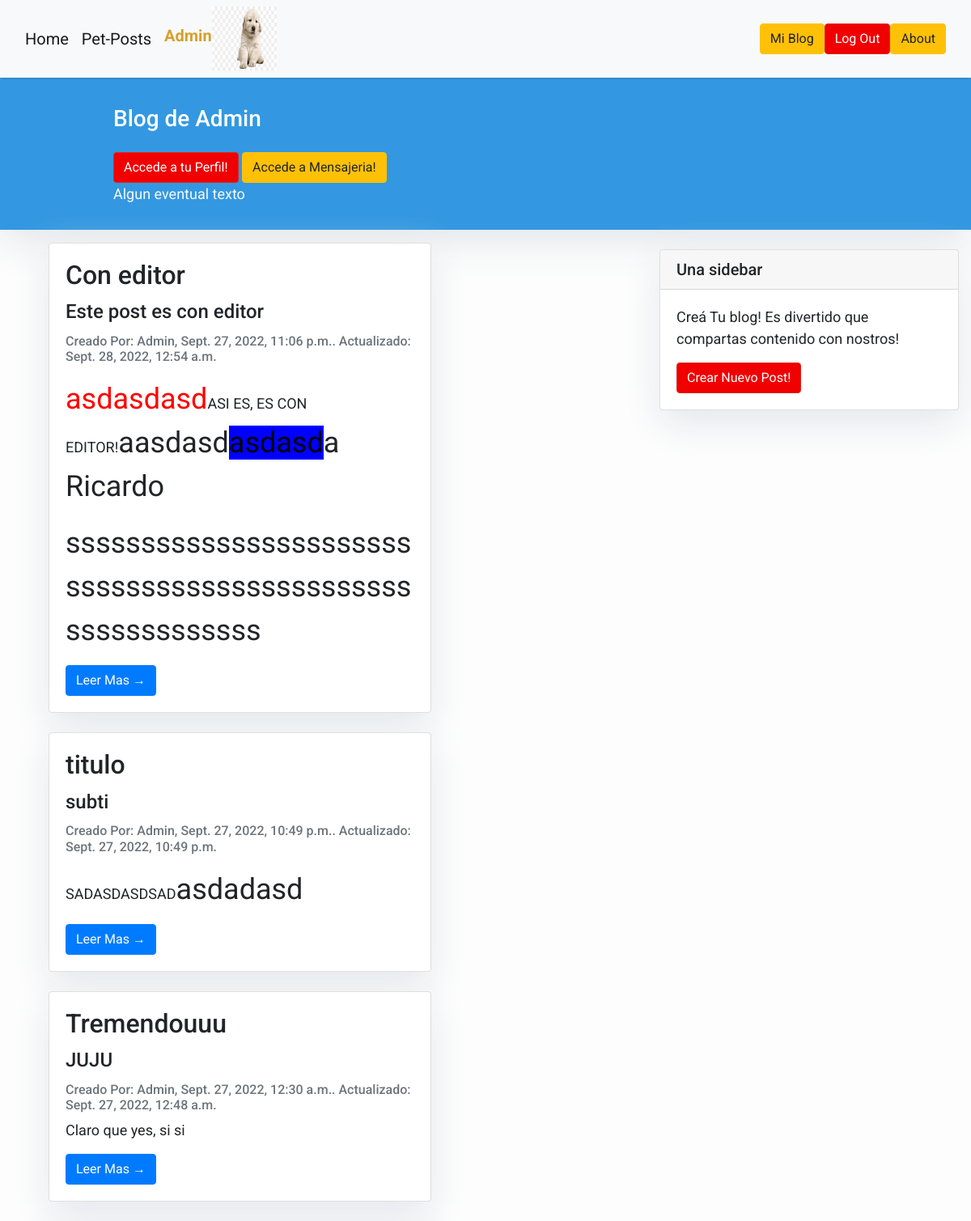
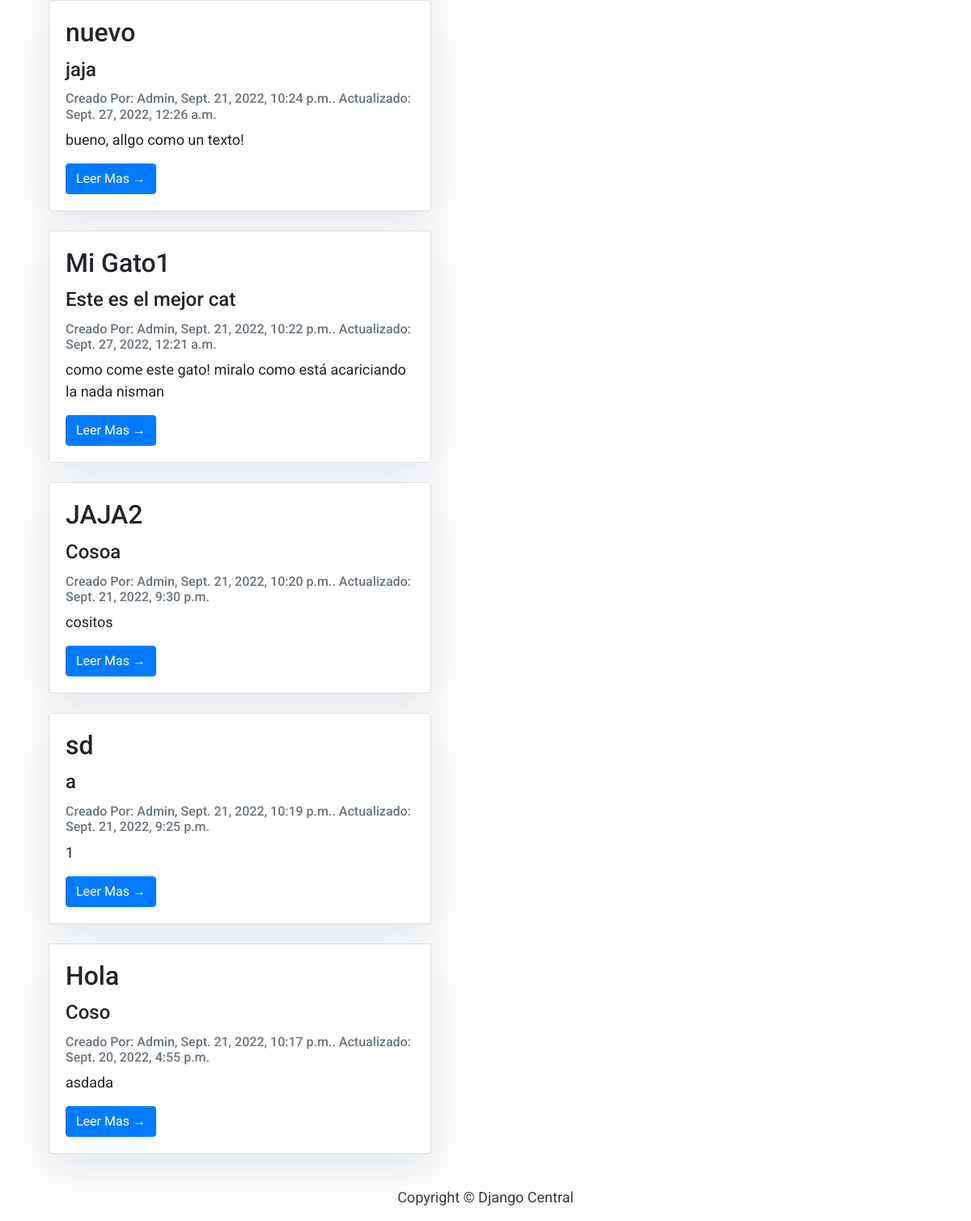
The app's page /mi_blog (signed in) with its own data (2 pictures, top to bottom).
### APP_B_1/models.py (models this page shows)
class Post(models.Model):
    title = models.CharField(max_length=200, unique=True)
    subtitle = models.CharField(max_length=200, unique=True)
    slug = models.SlugField(max_length=200, unique=True)
    author = models.ForeignKey(User, on_delete= models.CASCADE, related_name='blog_posts')
    updated_on = models.DateTimeField(auto_now= True)
    content = models.TextField()
    created_on = models.DateTimeField(auto_now_add=True)
    status = models.IntegerField(choices=STATUS, default=0)
    image = models.ImageField(upload_to='post_images/', null=True, blank=True)

### APP_B_1/views.py (the view)
# urls.py: path('mi_blog', Mi_Blog_V, name= 'mi_blog'),
@login_required
def Mi_Blog_V(request):
    try:
        avatar = Avatar.objects.get(user=request.user.id)
        avatar = avatar.avatar.url
    except:
        avatar = ''
    usuario=  request.user
    post_list =  Post.objects.filter(status=1,author=usuario).order_by('-created_on')
    return render(request,'APP_B_1/mi_blog.html',{'post_list':post_list,"mensaje":f" {usuario}", "avatar":avatar} )

### APP_B_1/Templates/APP_B_1/mi_blog.html (shortened to what this page needs)
{% extends "APP_B_1/padre.html"%}
{% block content %}
<header class="masthead">
    <div class="container">
        <div class="row">
            <div class=" col-md-8 col-md-10 mx-auto">
                <div class="site-heading">
                    <h3 class=" site-heading my-4 mt-3 text-white">Blog de {{mensaje}} </h3>
                        <a href="{% url 'perfil' user.id %}"  class="btn btn-danger">Accede a tu Perfil!</a>
                        <a href="{% url 'inbox' %}"  class="btn btn-warning">Accede a Mensajeria!</a>
                    <p class="text-light">Algun eventual texto </p>
                </div>
            </div>
        </div>
    </div>
</header>
<div class="col-md-4 float-right ">
<div class="card my-4">
    <h5 class="card-header">Una sidebar</h5>
<div class="card-body">
    <p class="card-text"> Creá Tu blog! Es divertido que compartas contenido con nostros!</p>
    <a href="{% url 'crear_post' %}"  class="btn btn-danger">Crear Nuevo Post!</a>
</div>
</div>
</div>
<div class="container">
    <div class="row">
        <div class="col-md-8 mt-3 left">
            {% for post in post_list %}
            <div class="card mb-4">
                <div class="card-body">
                    <h2 class="card-title">{{ post.title }}</h2>
                    <h4 class="card-title">{{ post.subtitle }}</h4>
                    <p class="card-text text-muted h6"> Creado Por: {{ post.author }},  {{ post.created_on}}. Actualizado: {{ post.updated_on}} </p>
                    <p class="card-text">{{post.content|safe |slice:":400" }}</p>
                    <a href="{% url 'post_detail' post.slug %}" class="btn btn-primary">Leer Mas &rarr;</a>
                </div>
            </div>
            {% endfor %}
        </div>
</div>
</div>
{% endblock %}

### APP_B_1/Templates/APP_B_1/padre.html (shortened to what this page needs)
<!DOCTYPE html>
<html>
    <head>
        <link rel="stylesheet" href="https://maxcdn.bootstrapcdn.com/bootstrap/4.0.0/css/bootstrap.min.css"
 />
    </head>
    <body>
        <nav class="navbar navbar-expand-lg navbar-light bg-light shadow" id="mainNav">
            <div class="container-fluid">
                <a class="navbar-brand" href="{% url 'home' %}">Home </a>
                <a class="navbar-brand" href="{% url 'posts' %}">Pet-Posts </a>
                {% if user.is_authenticated %}
                <div class="w3-container w3-pale-blue w3-leftbar w3-rightbar w3-border-blue w3-center">
                    <h5 style="color:rgb(214, 160, 43)"> <b>{{user.username}}</b></h5>
                </div>
                <div class="w3-card-4 w3-center w3-black w3-display-container">
                    <img src="{{avatar}}" class="w3-circle"  width="80px" height="80px" alt="avatar">
                </div>
              {% endif %}
                <div class="collapse navbar-collapse" id="navbarResponsive">
                    <ul class="navbar-nav ml-auto">
                        <li class="nav-item text-black">
                            {% if user.is_authenticated %}
                            <a class="btn btn-warning" href="{% url 'mi_blog' %}">Mi Blog</a>
                            <li class="nav-item text-black">
                            <a class="btn btn-danger" href="{% url 'logout' %}">Log Out</a>
                            {% endif %}
                        <li class="nav-item text-black">
                            <a class="btn btn-warning" href="{% url 'about' %}">About</a>
                        </li>
                    </ul>
                </div>
            </div>
        </nav>
        {% block content %}{% endblock content %}
        <footer class="py-3 bg-grey">
            <p class="m-0 text-dark text-center ">Copyright &copy; Django Central</p>
        </footer>
    </body>
</html>

### APP_B_1/Templates/APP_B_1/padre.html (style rules this page uses)
body { font-family: "Roboto", sans-serif; font-size: 17px; background-color: #fdfdfd; }
.shadow { box-shadow: 0 4px 2px -2px rgba(0, 0, 0, 0.1); }
.btn-danger { color: #fff; background-color: #f00000; border-color: #dc281e; }
.masthead { background: #3398E1; height: auto; padding-bottom: 15px; box-shadow: 0 16px 48px #E3E7EB; padding-top: 10px; }

### APP_B_1/Templates/APP_B_1/mi_blog.html (style rules this page uses)
body { font-family: "Roboto", sans-serif; font-size: 18px; background-color: #fdfdfd; }
.card { box-shadow: 0 16px 48px #E3E7EB; }

### records on screen
Post: title "Con editor", subtitle "Este post es con editor", author "Admin", created_on "Sept. 27, 2022, 11:06 p.m.", updated_on "Sept. 28, 2022, 12:54 a.m.", content "asdasdasd ASI ES, ES CON EDITOR! aasdasd asdasd a Ricardo sssssssssssssssssssssssssssssssssssssssssssssssssssssssssss"
Post: title "titulo", subtitle "subti", author "Admin", created_on "Sept. 27, 2022, 10:49 p.m.", updated_on "Sept. 27, 2022, 10:49 p.m.", content "SADASDASDSAD asdadasd"
Post: title "Tremendouuu", subtitle "JUJU", author "Admin", created_on "Sept. 27, 2022, 12:30 a.m.", updated_on "Sept. 27, 2022, 12:48 a.m.", content "Claro que yes, si si"
Post: title "nuevo", subtitle "jaja", author "Admin", created_on "Sept. 21, 2022, 10:24 p.m.", updated_on "Sept. 27, 2022, 12:26 a.m.", content "bueno, allgo como un texto!"
Post: title "Mi Gato1", subtitle "Este es el mejor cat", author "Admin", created_on "Sept. 21, 2022, 10:22 p.m.", updated_on "Sept. 27, 2022, 12:21 a.m.", content "como come este gato! miralo como está acariciando la nada nisman"
Post: title "JAJA2", subtitle "Cosoa", author "Admin", created_on "Sept. 21, 2022, 10:20 p.m.", updated_on "Sept. 21, 2022, 9:30 p.m.", content "cositos"
Post: title "sd", subtitle "a", author "Admin", created_on "Sept. 21, 2022, 10:19 p.m.", updated_on "Sept. 21, 2022, 9:25 p.m.", content "1"
Post: title "Hola", subtitle "Coso", author "Admin", created_on "Sept. 21, 2022, 10:17 p.m.", updated_on "Sept. 20, 2022, 4:55 p.m.", content "asdada"

### other values on screen
{{ user.username }} "Admin"
{{ mensaje }} "Admin"
